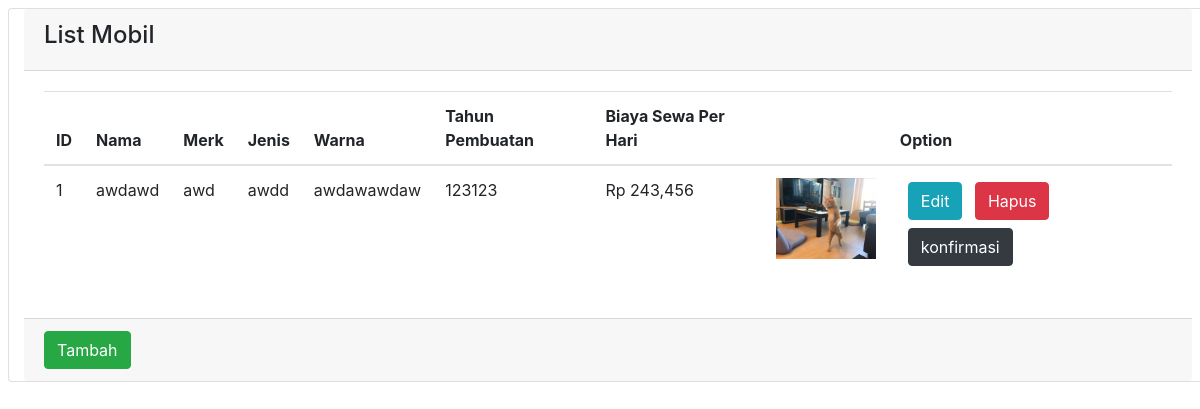
Screenshot of /mobil.php with the database file from the repository.
### tables this page shows
CREATE TABLE `mobil` (
  `id_mb` int(255) NOT NULL,
  `nm_mb` varchar(30) NOT NULL,
  `id_kr` int(255) NOT NULL,
  `merk` varchar(30) NOT NULL,
  `jenis` varchar(30) NOT NULL,
  `warna` varchar(30) NOT NULL,
  `thn_pb` varchar(30) NOT NULL,
  `biaya_per_hari` int(50) NOT NULL,
  `picture` varchar(255) NOT NULL,
  `tersewa` enum('1','0') NOT NULL
);

### mobil.php (the view, shortened to what this page needs)
<!DOCTYPE html>
<html lang="en" dir="ltr">
  <head>
    <link rel="stylesheet" href="assets/css/bootstrap.min.css">
  </head>
  <body>
    <div class="card col-sm-12 my-2 mx-2">
      <div class="card-header">
        <h4>List Mobil</h4>
      </div>
      <div class="card-body">
        <?php
        $koneksi = mysqli_connect("localhost","root","","sewa-mobil");
        $sql = "select * from mobil";
        $result = mysqli_query($koneksi,$sql);
        $count = mysqli_num_rows($result);
        ?>
        <?php if ($count == 0): ?>
          <div class="alert alert-danger">
            Data Belum tersedia!
          </div>
        <?php else: ?>
          <table class="table" id="table_mobil">
            <thead>
              <tr>
                <th>ID</th>
                <th>Nama</th>
                <th>Merk</th>
                <th>Jenis</th>
				<th>Warna</th>
				<th>Tahun Pembuatan</th>
                <th>Biaya Sewa Per Hari</th>
                <th></th>
                <th>Option</th>
              </tr>
            </thead>
            <tbody>
              <?php foreach ($result as $hasil): ?>
                <tr>
                  <td><?php echo $hasil["id_mb"]; ?></td>
                  <td><?php echo $hasil["nm_mb"]; ?></td>
                  <td><?php echo $hasil["merk"]; ?></td>
                  <td><?php echo $hasil["jenis"]; ?></td>
				  <td><?php echo $hasil["warna"]; ?></td>
				  <td><?php echo $hasil["thn_pb"]; ?></td>
                  <td><?php echo "Rp ". number_format($hasil["biaya_per_hari"]); ?></td>
                  <td>
                    <img src="<?php echo "img_mobil/".$hasil["picture"]; ?>"
                    class="img" width="100" alt="mobil">
                  </td>
                  <td>
                    <button type="button" class="btn btn-info my-1 mx-2"
                    data-toggle="modal" data-target="#modal"
                    onclick="Edit(this.parentElement.parentElement.rowIndex);">
                      Edit
                    </button>
                    <a href="database_mobil.php?hapus=mobil&id_mb=<?php echo $hasil["id_mb"] ?>"
                      onclick= "return confirm('Are you sure? This data will deleted.')">
                      <button type="button" class="btn btn-danger ">
                        Hapus
                      </button>
                    </a>
					<?php if ($hasil['tersewa'] == '1'):?>
					<a href="database_sewa.php?tsr=true&id_mb=<?php echo $hasil["id_mb"]; ?>">
					<button type="submit" id="tsr" class="btn btn-dark my-1 mx-2"  onclick= "return confirm('Konfirmasi bahwa mobil telah dikembalikan ?')">
					  konfirmasi
					</button>
					</a>
					<?php endif; ?>
                  </td>
                </tr>
              <?php endforeach; ?>
            </tbody>
          </table>
        <?php endif; ?>
      </div>
      <div class="card-footer">
        <button type="button" class="btn btn-success"
        data-toggle="modal" data-target="#modal" onclick="Add()">
          Tambah
        </button>
      </div>
    </div>
  </body>
</html>

### rows the page displays
mobil: id_mb "1", nm_mb "awdawd", merk "awd", jenis "awdd", warna "awdawawdaw", thn_pb "123123", biaya_per_hari "243,456", picture (picture)
